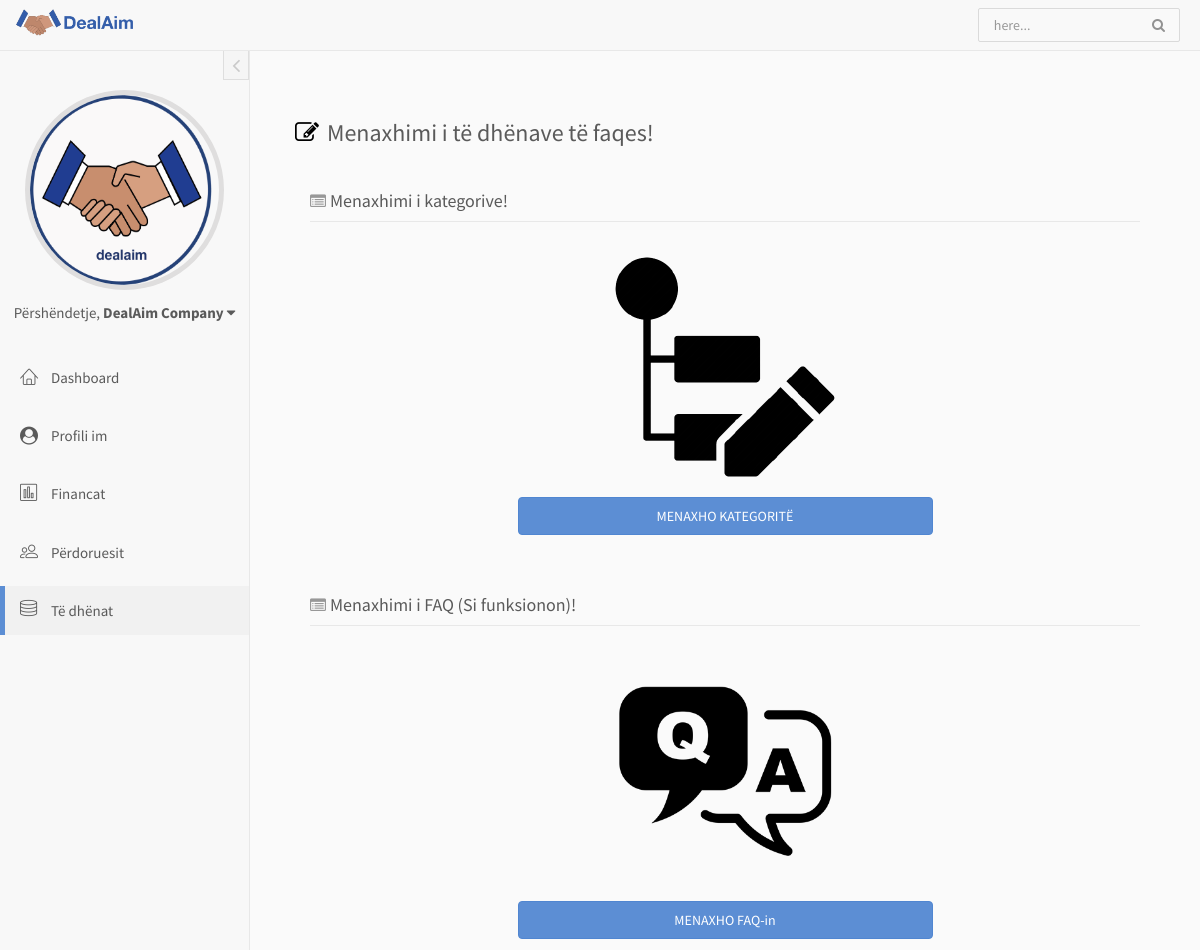
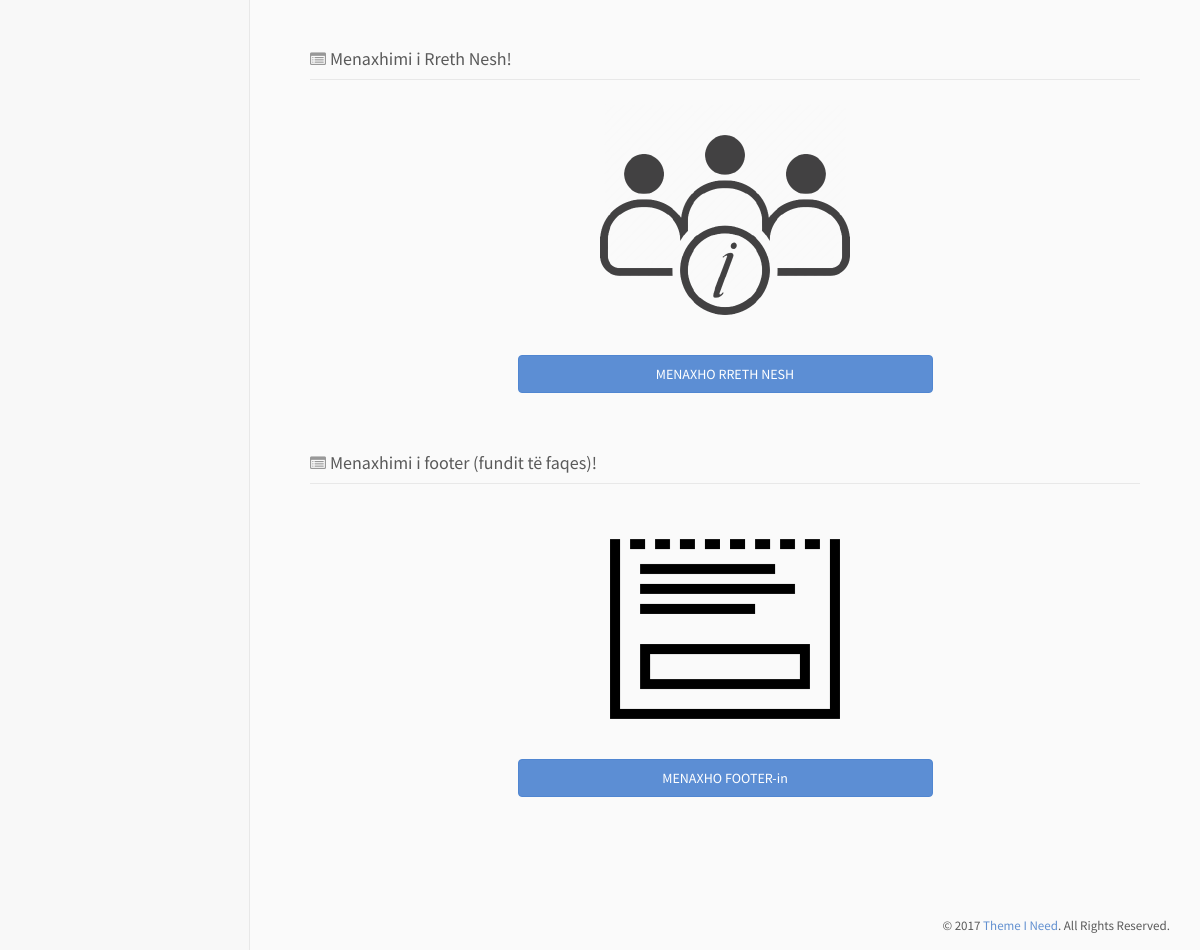
The app's page /deal_admin_aim/site_data.php (signed in) with its own data (2 pictures, top to bottom).
### tables this page shows
CREATE TABLE `users` (
  `user_id` int(11) NOT NULL,
  `username` varchar(50) NOT NULL,
  `password` varchar(350) NOT NULL,
  `profile_pic` varchar(50) NOT NULL,
  `first_name` varchar(50) NOT NULL,
  `last_name` varchar(50) NOT NULL,
  `email` varchar(50) NOT NULL,
  `tel_nr` varchar(50) NOT NULL,
  `birthday` date NOT NULL,
  `city` varchar(50) NOT NULL,
  `postal_code` int(5) NOT NULL,
  `address` varchar(50) NOT NULL,
  `pid_number` int(16) DEFAULT NULL,
  `terms_and_conditions` tinyint(1) DEFAULT NULL,
  `status` int(3) NOT NULL,
  `user_balance` float(8,2) DEFAULT NULL
);

### db.php (called while the page is built, shortened)
<?php
    function db(){
        static $conn;
        if($conn == null){
            $conn = mysqli_connect("localhost", "root", "", "dealaim");
        }
        return $conn;
    }
    function prep_stmt($query, $args = NULL, $types = NULL)
	{
		$conn = db();
		$select = false;
		$query2 = explode(" ", $query)[0];
		if($query2 == "SELECT"){
			$select = true;
		}
		$query = mysqli_prepare($conn, "$query");
		if(!is_null($args)){
			if(is_array($args)) {
				$stmt_bp = mysqli_stmt_bind_param($query, $types, ...$args);
			} else {
				$stmt_bp = mysqli_stmt_bind_param($query, $types, $args);
			}
		}
		$stmt_exec = mysqli_stmt_execute($query);
		$result = mysqli_stmt_get_result($query);
		if($select){
			return $result;
		}
		else {
			return mysqli_stmt_affected_rows($query);
		}
	}
?>

### deal_admin_aim/site_data.php (the view, shortened to what this page needs)
<?php
require_once '../db.php';
    $username = $_SESSION['user']['username'];
	$stmt = prep_stmt("SELECT * FROM users WHERE username = ?",$username, "s");
	if(mysqli_num_rows($stmt) > 0){
		$row_adm = mysqli_fetch_array($stmt);
	}
	else{
		$_SESSION['prep_stmt_error'] = "<h4 style='color:#E62E2D; font-weight:bold; text-align:center;'> GABIM! </h4><p style='color:#E62E2D;'> Diçka shkoi gabim, ju lutem kthehuni më vonë! </p>"; header("location:index.php"); die();
	}
?>
<?php require "header.php"; ?>
<div id="left-sidebar" class="sidebar">
    <button type="button" class="btn btn-xs btn-link btn-toggle-fullwidth">
				<i class="fa fa-angle-left"></i>
			</button>
    <div class="sidebar-scroll">
        <div class="user-account">
            <img src="../img/profile_pictures/<?php echo $row_adm['profile_pic']; ?>" class="img-responsive img-circle user-photo" alt="User Profile Picture" style="width:80%; height:20rem;">
            <div class="dropdown">
                <a href="#" class="dropdown-toggle user-name" data-toggle="dropdown">Përshëndetje, <strong><?php echo $row_adm['first_name'] . " ". $row_adm['last_name']; ?></strong> <i class="fa fa-caret-down"></i></a>
            </div>
        </div>
        <nav id="left-sidebar-nav" class="sidebar-nav">
            <ul id="main-menu" class="metismenu">
				<li class=""><a href="index.php"><i class="lnr lnr-home"></i> <span>Dashboard</span></a></li>
                <li><a href="myprofile.php"><i class="fa fa-user-circle"></i> <span>Profili im</span></a></li>
                <?php if($_SESSION['user']['status'] == ADMIN) { ?>
                    <li><a href="finances.php"><i class="lnr lnr-chart-bars"></i> <span>Financat</span></a></li>
                    <li><a href="users.php"><i class="lnr lnr-users"></i> <span>Përdoruesit</span></a></li>
                <?php } ?>
                <li  class="active"><a href="site_data.php"><i class="lnr lnr-database"></i> <span>Të dhënat</span></a></li>
            </ul>
        </nav>
    </div>
</div>
<div id="main-content">
    <div class="container-fluid">
        <div class="dashboard-section">
            <div class="panel-content">
                <div class="section-heading clearfix">
                    <h2 class="section-title"><i class="fa fa-pencil-square-o" style="color:black;"></i>Menaxhimi i të dhënave të faqes!</h2>
                </div>
                <div class="row">
                    <div class="panel-content">
                        <div class="col-lg-12 col-md-12 col-sm-12">
                            <div class="col-lg-12 ">
                                <h3 class="heading"><i class="fa fa-list-alt" style="color:#989898;"></i>Menaxhimi i kategorive!</h3>
                                <div style="margin:auto; width:50%;">
                                    <a href="menage_category.php"><img src="img/edit_category.png" width="250" style="display:block; margin-left:auto; margin-right:auto"></a>
                                    <div class="btn-group btn-group-justified" style="margin-top:5px;">
                                        <a class="btn btn-primary" href="menage_category.php">MENAXHO KATEGORITË</a>
                                    </div>
                                </div>
                            </div>
                        </div>
                    </div>
                </div>
                <div class="row" style="margin-top:30px;">
                    <div class="col-lg-12 col-md-12 col-sm-12">
                        <div class="panel-content">
                            <div class="col-lg-12">
                                <h3 class="heading"><i class="fa fa-list-alt" style="color:#989898;"></i>Menaxhimi i FAQ (Si funksionon)!</h3>
                                <div style="margin:auto; width:50%;">
                                    <a href="menage_faq.php"><img src="img/edit_faq.png" width="250" style="display:block; margin-left:auto; margin-right:auto"></a>
                                    <div class="btn-group btn-group-justified" style="margin-top:5px;">
                                        <a class="btn btn-primary" href="menage_faq.php">MENAXHO FAQ-in</a>
                                    </div>
                                </div>
                            </div>
                        </div>
                    </div>
                </div>
                <div class="row" style="margin-top:30px;">
                    <div class="col-lg-12 col-md-12 col-sm-12">
                        <div class="panel-content">
                            <div class="col-lg-12">
                                <h3 class="heading"><i class="fa fa-list-alt" style="color:#989898;"></i>Menaxhimi i Rreth Nesh!</h3>
                                <div style="margin:auto; width:50%;">
                                    <a href="menage_about.php"><img src="img/edit_about.png" width="250" style="display:block; margin-left:auto; margin-right:auto"></a>
                                    <div class="btn-group btn-group-justified" style="margin-top:5px;">
                                        <a class="btn btn-primary" href="menage_about.php">MENAXHO RRETH NESH</a>
                                    </div>
                                </div>
                            </div>
                        </div>
                    </div>
                </div>
                <div class="row" style="margin-top:30px;">
                    <div class="col-lg-12 col-md-12 col-sm-12">
                        <div class="panel-content">
                            <div class="col-lg-12">
                                <h3 class="heading"><i class="fa fa-list-alt" style="color:#989898;"></i>Menaxhimi i footer (fundit të faqes)!</h3>
                                <div style="margin:auto; width:50%;">
                                    <a href="menage_footer.php"><img src="img/edit_footer.png" width="250" style="display:block; margin-left:auto; margin-right:auto"></a>
                                    <div class="btn-group btn-group-justified" style="margin-top:5px;">
                                        <a class="btn btn-primary" href="menage_footer.php">MENAXHO FOOTER-in</a>
                                    </div>
                                </div>
                            </div>
                        </div>
                    </div>
                </div>
            </div>
        </div>
    </div>
</div>
    <footer>
        <p class="copyright">&copy; 2017 <a href="https://www.themeineed.com" target="_blank">Theme I Need</a>. All Rights Reserved.</p>
    </footer>
</div>
</body>
</html>

### deal_admin_aim/assets/confirm/bundled.css (style rules this page uses)
.fa { display:inline-block;font:normal normal normal 14px/1 FontAwesome;font-size:inherit;text-rendering:auto;-webkit-font-smoothing:antialiased;-moz-osx-font-smoothing:grayscale }
.fa-list-alt:before { content:"\f022" }
.fa-edit:before,.fa-pencil-square-o:before { content:"\f044" }
.fa-caret-down:before { content:"\f0d7" }
.fa-angle-left:before { content:"\f104" }
.fa-user-circle:before { content:"\f2bd" }

### deal_admin_aim/assets/confirm/demo.css (style rules this page uses)
body { background: #fff; }
.btn { background-image: none; border: 0 }
body { font-family: Segoe UI, Frutiger, Frutiger Linotype, Dejavu Sans, Helvetica Neue, Arial, sans-serif; position: relative; }

### records on screen
users: profile_pic (picture), first_name "DealAim", last_name "Company"
